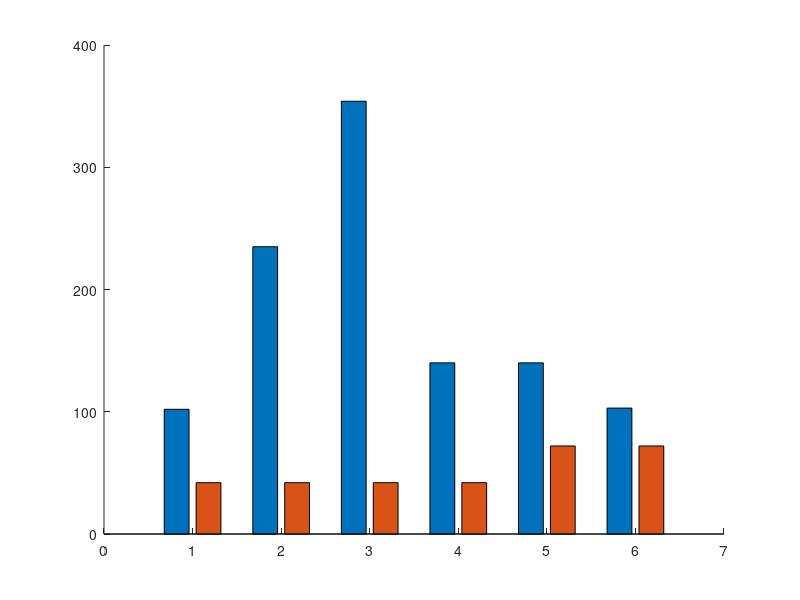

Write the MATLAB code that produced this figure. (Note: this script raises an error after producing the figure.)
x=1:6;
xtick= {'A','B','C','D','E','F'};
Freq=[86.5 77 77 86.5 80 80 ];
duty=[0.6 0.75 0.75 0.6 0.6 0.6];
Tx=[2.98 2.5 2.538 2.98 3.45 3.447];
Rx=[2.25 2.22 2.24 2.25 2.93 2.927];
Im=[1.70 3.14 4.72 2.36 2.32 1.71];
N=[135 360 330 125 123 126];

%%
IPT_Power=Rx.*Rx*8.44;
Motor_Power=duty.*Im*100;
i=1;
y = [Motor_Power(1),IPT_Power(1); Motor_Power(2),IPT_Power(2); ...
    Motor_Power(3),IPT_Power(3); Motor_Power(4),IPT_Power(4);...
    Motor_Power(5),IPT_Power(5);Motor_Power(6),IPT_Power(6);];
y= [102  42;...
  235   42;...
  354  42;...
  140   42;...
  140  72;...
  103   72];
figure1 = figure;
axes1 = axes('Parent',figure1);
hold(axes1,'on')

% bar1=bar(y,'stacked');

bar1=bar(y);
xtips1 = bar1(1).XEndPoints;
ytips1 = bar1(1).YEndPoints;
labels1 = string(bar1(1).YData);
text(xtips1,ytips1,labels1,'HorizontalAlignment','center',...
    'VerticalAlignment','bottom')
xtips2 = bar1(2).XEndPoints;
ytips2 = bar1(2).YEndPoints;
labels2 = string(bar1(2).YData);
text(xtips2,ytips2,labels2,'HorizontalAlignment','center',...
    'VerticalAlignment','bottom')

set(bar1(1),'DisplayName','Motor Power');
set(bar1(2),'DisplayName','IPT Power');
bar1(1).FaceColor = [1 0 0];
bar1(2).FaceColor = [0 0 1];
ylim([0 500])
% Create xlabel
xlabel('Cases','FontSize',16,'Interpreter','latex');
ylabel('Power(Watt)','FontSize',16,'Interpreter','latex');
box(axes1,'on');
hold(axes1,'off');
set(axes1,'FontName','Times New Roman','FontSize',16,'XTick',[1 2 3 4 5 6],...
    'XTickLabel',{'A','B','C','D','E','F'});
legend1 = legend(axes1,'show');
set(legend1,'Interpreter','latex','EdgeColor','none');

% figure();
% set(gca,'FontName','Times New Roman','FontSize',12)
% set(gcf,'Position',  [100, 100, 500, 500]);
% subplot(2,1,1)
% plot(x,Rx.*Rx*8.44,'LineStyle','-','Marker','p','MarkerSize',5,...
%     'LineWidth',3,'Color','r');
% ylabel('IPT Power(Watt)','Interpreter','Latex','FontName','Times New Roman','FontSize',14)
% xticks([1 2 3 4 5 6])
% xticklabels(xtick)
% xlabel('Case','Interpreter','Latex','FontName','Times New Roman','FontSize',14)
% grid on
% 
% subplot(2,1,2)
% plot(x,duty.*Im*100,'LineStyle','-','Marker','o','MarkerSize',5,...
%     'LineWidth',3,'Color','r');
% ylabel('Motor Power(Watt)','Interpreter','Latex','FontName','Times New Roman','FontSize',14)
% xticks([1 2 3 4 5 6])
% xticklabels(xtick)
% xlabel('Case','Interpreter','Latex','FontName','Times New Roman','FontSize',14)
% grid on
